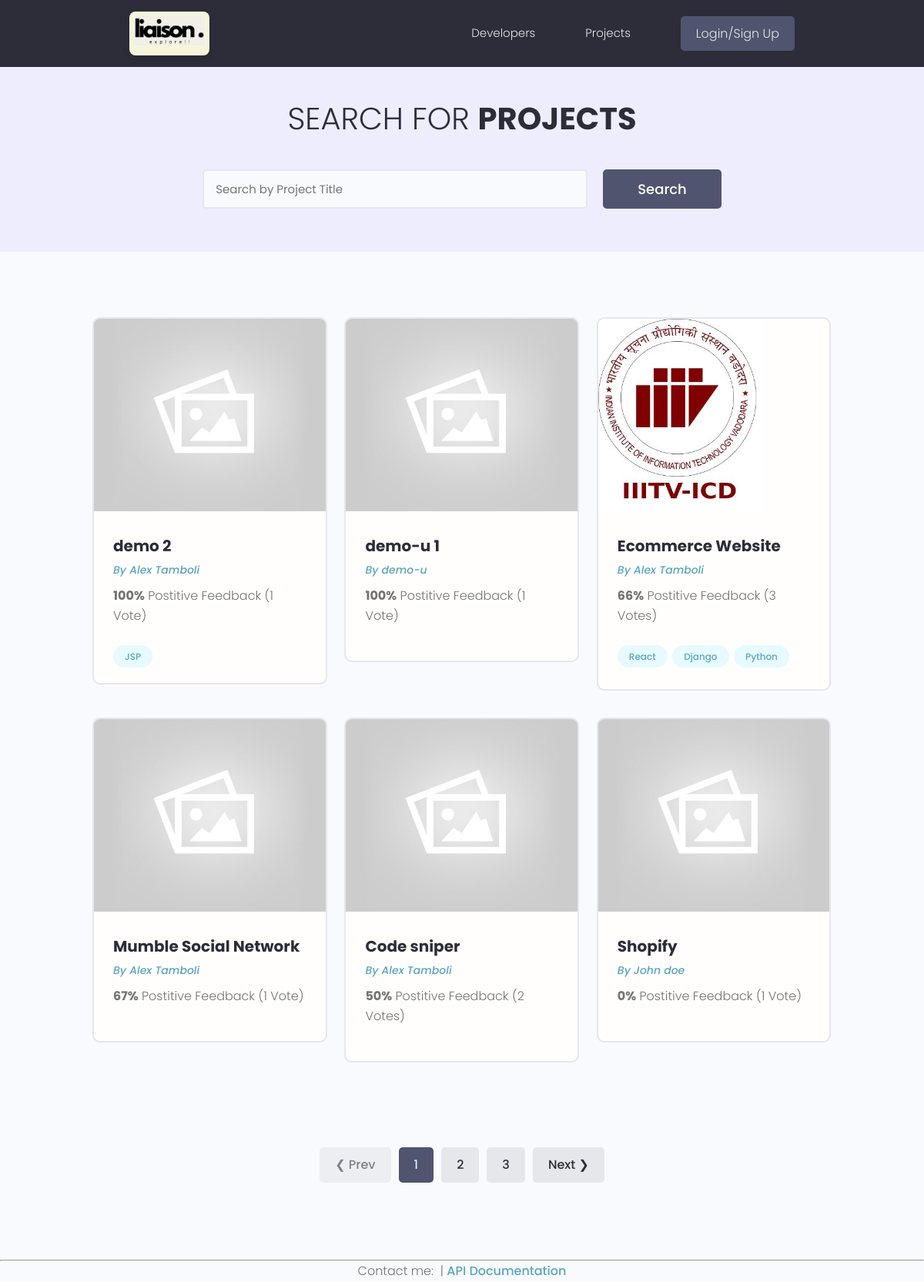
/projects/, run on the app's committed database.
### projects/models.py (models this page shows, shortened)
class Project(models.Model):
    owner = models.ForeignKey(Profile, null=True, blank=True, on_delete=models.CASCADE)
    title = models.CharField(max_length=256)
    description = models.TextField(null=True, blank=True)
    featured_image = models.ImageField(null=True, blank=True, default="default.jpg")
    demo_link = models.CharField(max_length=200, blank=True, null=True)
    source_link = models.CharField(max_length=200, blank=True, null=True)
    tags = models.ManyToManyField('Tag', blank=True)
    vote_total = models.IntegerField(default=0, null=True, blank=True)
    vote_ratio = models.IntegerField(default=0, null=True, blank=True)
    created = models.DateTimeField(auto_now_add=True)
    id = models.UUIDField(default=uuid.uuid4, unique = True, primary_key=True, editable=False)
    class Meta:
        ordering = [
            -(F('vote_total') * Constants.PROJECT_ORDERING_RATIO[0] + F('vote_ratio') * Constants.PROJECT_ORDERING_RATIO[1]),
            'title',
        ]
    @property
    def imageURL(self):
        try:
            url = self.featured_image.url
        except:
            url = ''
        return url

class Tag(models.Model):
    name = models.CharField(max_length=200)
    created = models.DateTimeField(auto_now_add=True)
    id = models.UUIDField(default=uuid.uuid4, unique = True, primary_key=True, editable=False)
    def __str__(self) -> str:
        return self.name

### users/models.py (models this page shows, shortened)
class Profile(models.Model):
    user = models.OneToOneField(User, on_delete=models.CASCADE)
    name = models.CharField(max_length=200, blank=True, null=True)
    email = models.EmailField(max_length=500, blank=True, null=True)
    username = models.CharField(max_length=200, blank=True, null=True)
    location = models.CharField(max_length=200, blank=True, null=True)
    short_intro = models.CharField(max_length=200, blank=True, null=True)
    bio = models.TextField(blank=True, null=True)
    profile_image = models.ImageField(null=True, blank=True, default='profiles/user-default.png', upload_to='profiles/')
    social_github = models.CharField(max_length=200, blank=True, null=True)
    social_linkedin = models.CharField(max_length=200, blank=True, null=True)
    social_twitter = models.CharField(max_length=200, blank=True, null=True)
    social_website = models.CharField(max_length=200, blank=True, null=True)
    created = models.DateTimeField(auto_now_add=True)
    id = models.UUIDField(default=uuid.uuid4, unique = True, primary_key=True, editable=False)
    class Meta:
        ordering = ['created']

### projects/views.py (the view)
# urls.py: path('projects/', include('projects.urls')),
def projects(request):
    projects, search_query = searchProjects(request)
    custom_range, projects, paginator = paginateProjects(request, projects, Constants.PAGINATOR_PROJECTS_RESULTS)
    context = {
        'projects': projects,
        'search_query': search_query,
        'paginator': paginator,
        'custom_range': custom_range,
    }
    return render(request, 'projects/projects.html', context)

### projects/utils.py (called while the page is built)
def paginateProjects(request, projects, results):
    page = request.GET.get('page')
    paginator = Paginator(projects, results)
    try:
        projects = paginator.page(page)
    except PageNotAnInteger:
        page = 1
        projects = paginator.page(page)
    except EmptyPage:
        page = paginator.num_pages
        projects = paginator.page(page)
    leftIndex = int(page) - 4
    if leftIndex < 1:
        leftIndex = 1
    rightIndex = int(page) + 5
    if rightIndex > paginator.num_pages:
        rightIndex = paginator.num_pages + 1
    custom_range = range(leftIndex, rightIndex)
    return custom_range, projects, paginator

def searchProjects(request):
    search_query = ''
    if request.GET.get('search_query'):
        search_query = request.GET.get('search_query')
    tags = Tag.objects.filter(name__icontains=search_query)
    projects = Project.objects.distinct().filter(
        Q(title__icontains=search_query) |
        Q(description__icontains=search_query) |
        Q(owner__name__icontains=search_query) |
        Q(tags__in=tags)
    )
    return projects, search_query

### projects/templates/projects/projects.html (shortened to what this page needs)
{% extends 'main.html' %}
{% block content %}
<main class="projects">
    <section class="hero-section text-center">
      <div class="container container--narrow">
        <div class="hero-section__box">
          <h2>Search for <span>Projects</span></h2>
        </div>
        <div class="hero-section__search">
          <form id="searchForm" class="form" action="{% url 'projects' %}" method="get">
            <div class="form__field">
              <input class="input input--text" id="formInput#search" type="text" name="search_query"
                placeholder="Search by Project Title" value="{{search_query}}"/>
            </div>
            <input class="btn btn--sub btn--lg" type="submit" value="Search" />
          </form>
        </div>
      </div>
    </section>
    <section class="projectsList">
      <div class="container">
        <div class="grid grid--three">
        {% for project in projects %}
        <div class="column">
            <div class="card project">
              <a href="{% url 'project' project.id %}" class="project">
                <img class="project__thumbnail" src="{{ project.imageURL }}" alt="project thumbnail" />
                <div class="card__body">
                  <h3 class="project__title">{{project.title}}</h3>
                  <p><a class="project__author" href="{% url 'user-profile' project.owner.id %}">By {{project.owner.name}}</a></p>
                  <p class="project--rating">
                    <span style="font-weight: bold;">{{project.vote_ratio}}%</span> Postitive
                    Feedback ({{project.vote_total}} Vote{{project.vote_total|pluralize:"s"}})
                  </p>
                  <div class="project__tags">
                    {% for tag in project.tags.all %}
                    <span class="tag tag--pill tag--main">
                      <small>{{tag}}</small>
                    </span>
                    {% endfor %}
                  </div>
                </div>
              </a>
            </div>
          </div>
          {% endfor %}
        </div>
      </div>
    </section>
    {% include 'pagination.html' with queryset=projects custom_range=custom_range search_query=search_query%}
  </main>
{% endblock content %}

### static/styles/app.css (style rules this page uses)
:root { --color-sub: #2d2d39; }
.btn--sub { background-color: var(--color-sub-light); }
.card { border: 2px solid var(--color-light); }
img { width: 100%; }
.hero-section { height: 40vh; display: flex; align-items: center; background-color: var(--color-sub); }
.hero-section__box { margin-bottom: 4rem; }
.hero-section__box > h2, .hero-section__box > h2 > span { font-size: 4rem; color: var(--color-light); line-height: 1.3; text-transform: uppercase; }
.hero-section__box > h2 { font-weight: 300; }
.hero-section__box > h2 > span { font-weight: 700; }
.hero-section__search > .form { display: flex; align-items: center; justify-content: center; gap: 2rem; }
.hero-section__search > .form input.input--text { width: 50rem; }
.project__author { font-size: 1.4rem; font-style: italic; }
.project--rating { margin-bottom: 1.6em; margin-top: .5em; }
.projects > .hero-section { background: var(--color-sub-lighter); height: 30vh; }
.projects .hero-section__box { margin-bottom: 2.5rem; }
.projects .hero-section__box > h2 { color: var(--color-sub); }
.projects .hero-section__box > h2 > span { font-weight: 700; color: var(--color-sub); }
.projectsList { margin-top: 8rem; }
.project__thumbnail { height: 25rem; object-fit: cover; object-position: top center; }
.project__title { font-size: 2rem; font-weight: 700; color: var(--color-sub); }

### static/uikit/styles/modules/_variables.css (style rules this page uses)
:root { --color-main: #5aa5b9; --color-main-light: #e6faff; --color-sub: #3f4156; --color-sub-light: #51546e; --color-sub-lighter: #ededfd; --color-text: #737373; --color-gray: #8b8b8b; --color-light: #e5e7eb; --color-light-gray: #767676; --color-bg: #f8fafd; --color-white: #fffefd; --color-white-light: #f3f3f3; --color-success: #359e64; --color-success-bg: #def8e8; --color-error: #fc4b0b; --color-error-bg: #fff2ee; --font-base: 'Poppins', arial, helvetica, 'Segoe UI', roboto, ubuntu, sans-serif; --font-monospace: 'Fira Code', 'Courier New', courier, monospace; --font-regular: 300; --font-medium: 500; --font-bold: 700; --generic-shadow: 1px 1px 5px #00000010; --generic-transition: all 0.3s ease-in-out; }

### static/uikit/styles/modules/_base.css (style rules this page uses)
* { margin: 0; padding: 0; box-sizing: border-box; text-rendering: optimizeLegibility; color: inherit; font-size: inherit; }
html { font-size: 50%; }
@media only screen and (min-width: 480px) { html { font-size: 56.25%; } }
@media only screen and (min-width: 1200px) { html { font-size: 62.5%; } }
body { line-height: 1.6; font-weight: 400; font-size: 1.5rem; color: var(--color-text); background-color: var(--color-bg); min-height: 100vh; }

### static/uikit/styles/modules/_typography.css (style rules this page uses)
* { font-family: var(--font-base); }
h2 { font-size: 3.6rem; font-weight: var(--font-bold); }
h3 { font-size: 3.2rem; font-weight: var(--font-medium); }
p, span, strong { font-size: 1.6rem; color: var(--color-text); font-weight: var(--font-regular); }
a { padding-bottom: 2px; text-decoration: none; display: inline-block; color: var(--color-main); font-weight: var(--font-medium); }

### static/uikit/styles/modules/_utilities.css (style rules this page uses)
.container { width: 92%; max-width: 165rem; margin: 0 auto; box-sizing: border-box; }
.container--narrow { width: 92%; max-width: 120rem; }
@media screen and (min-width: 1000px) { .container { width: 90%; } }
@media screen and (min-width: 1000px) { .container--narrow { width: 85%; } }
@media screen and (min-width: 1200px) { .container { width: 80%; } }
@media screen and (min-width: 1200px) { .container--narrow { width: 72%; } }
.text-center { text-align: center; }

### static/uikit/styles/modules/_button.css (style rules this page uses)
.btn { display: inline-block; position: relative; cursor: pointer; background-color: var(--color-light); font-weight: var(--font-medium); color: var(--color-sub); text-decoration: none; padding: 1rem 2rem; border-radius: 0.5rem; border: none; width: -webkit-fit-content; width: -moz-fit-content; width: fit-content; height: -webkit-fit-content; height: -moz-fit-content; height: fit-content; font-size: 1.6rem; outline-width: 0; outline-color: transparent; -webkit-backface-visibility: hidden; backface-visibility: hidden; transition: all 0.3s ease-in-out; }
.btn--sub { background-color: var(--color-sub); color: var(--color-white); }
.btn--lg { font-size: 1.8rem; padding: 1.2rem 4.5rem; }

### static/uikit/styles/modules/_card.css (style rules this page uses)
.card { border-radius: 1rem; background-color: var(--color-white); border: 1.5px solid var(--color-light); width: auto; height: auto; margin-top: 0.5rem; margin-bottom: 0.5rem; overflow: hidden; }
.card__body, .card__header { padding: 2rem 2.5rem; }

### data on the page
Project: imageURL (placeholder picture), title "demo 2", owner.name "Alex Tamboli", vote_ratio "100", vote_total "1"
Tag: name "JSP"
Project: imageURL (placeholder picture), title "demo-u 1", owner.name "demo-u", vote_ratio "100", vote_total "1"
Project: imageURL (picture), title "Ecommerce Website", owner.name "Alex Tamboli", vote_ratio "66", vote_total "3"
Tag: name "React"
Tag: name "Django"
Tag: name "Python"
Project: imageURL (placeholder picture), title "Mumble Social Network", owner.name "Alex Tamboli", vote_ratio "67", vote_total "1"
Project: imageURL (placeholder picture), title "Code sniper", owner.name "Alex Tamboli", vote_ratio "50", vote_total "2"
Project: imageURL (placeholder picture), title "Shopify", owner.name "John doe", vote_ratio "0", vote_total "1"

### other printed values
{{ page }} "1"
{{ page }} "2" "3"
